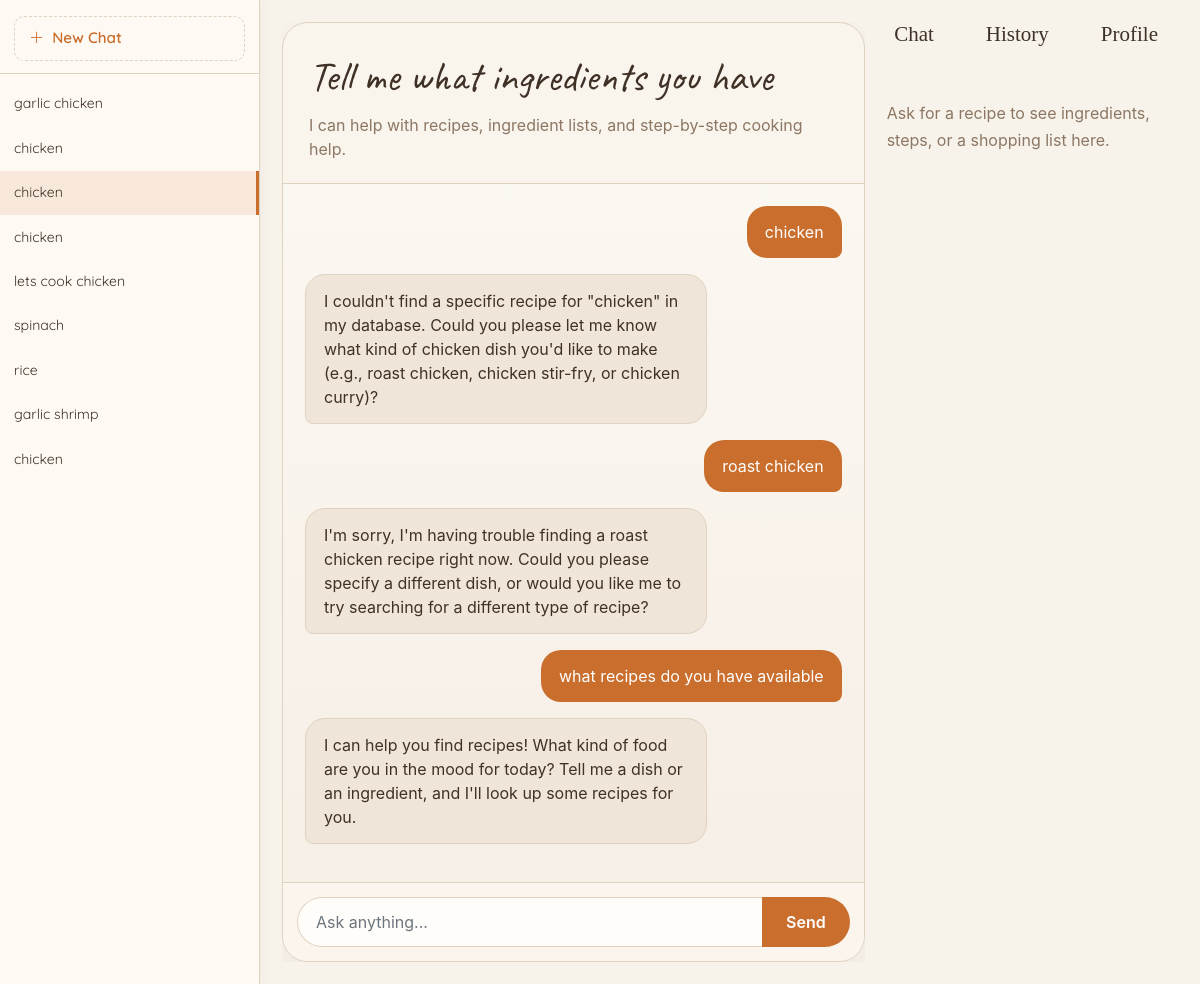
The page /chat/14/ (signed in) on the database its author committed.
### main/models.py (models this page shows, shortened)
class ChatConversation(models.Model):
    user = models.ForeignKey(
        User, on_delete=models.CASCADE, related_name="conversations"
    )
    title = models.CharField(max_length=255, blank=True, default="New Chat")
    artifact_content = models.TextField(blank=True, default="")
    started_at = models.DateTimeField(auto_now_add=True)
    updated_at = models.DateTimeField(auto_now=True)
    class Meta:
        ordering = ["-updated_at"]

class ChatMessage(models.Model):
    SENDER_CHOICES = {
        "B": "Bot",
        "U": "User",
    }
    conversation = models.ForeignKey(
        ChatConversation, on_delete=models.CASCADE, related_name="messages"
    )
    sender = models.CharField(max_length=1, choices=SENDER_CHOICES)
    content = models.TextField()
    sent_at = models.DateTimeField(auto_now_add=True)
    class Meta:
        ordering = ["sent_at"]

### main/views.py (the view)
# urls.py: path("chat/", views.chat_view, name="chat"),
def chat_view(request, conversation_id=None):
    context = {}
    if request.user.is_authenticated:
        conversations = ChatConversation.objects.filter(user=request.user)
        context["conversations"] = conversations
        if conversation_id:
            convo = get_object_or_404(
                ChatConversation, pk=conversation_id, user=request.user
            )
            context["active_conversation"] = convo
            context["active_messages"] = convo.messages.all()
    return render(request, "main/chat/chat.html", context)

### main/templates/main/chat/chat.html (shortened to what this page needs)
{% extends 'main/base/base.html' %}
{% load static %}
{% block content %}
<link rel="stylesheet" href="{% static 'chat.css' %}">
{% if user.is_authenticated %}
<div class="chat-layout">
  <aside id="sidebar" class="chat-sidebar">
    <div class="sidebar-header">
      <button id="newChatBtn" class="sidebar-new-btn" title="New chat">
        <i class="bi bi-plus-lg"></i> New Chat
      </button>
    </div>
    <div id="sidebarList" class="sidebar-list">
      {% for convo in conversations %}
        <div class="sidebar-item {% if active_conversation.id == convo.id %}active{% endif %}"
             data-id="{{ convo.id }}">
          <span class="sidebar-item-title">{{ convo.title }}</span>
        </div>
      {% endfor %}
    </div>
  </aside>
  <div class="chat-content">
    <div id="chatFull" class="chat-app-shell" {% if not active_conversation %}style="display:none;"{% endif %}>
      <div class="chat-grid">
        <section class="chat-main">
          <div class="chat-card">
            <div class="chat-card-header">
              <div class="chat-card-heading">Tell me what ingredients you have</div>
              <div class="chat-card-subheading">
                I can help with recipes, ingredient lists, and step-by-step cooking help.
              </div>
            </div>
            <div id="messages" class="chat-history" aria-live="polite">
              {% if active_messages %}
                {% for msg in active_messages %}
                  <div class="msg-row {% if msg.sender == 'U' %}user{% else %}bot{% endif %}">
                    <div class="msg-bubble {% if msg.sender == 'U' %}user{% else %}bot{% endif %}">{{ msg.content }}</div>
                  </div>
                {% endfor %}
              {% endif %}
            </div>
            <div class="chat-inputbar">
              <form id="chat-form" class="mb-0">
                <div class="input-group">
                  <input id="chat-input" class="form-control" type="text"
                         placeholder="Ask anything..." autocomplete="off" />
                  <div class="input-group-append">
                    <button id="sendBtn" class="btn btn-primary" type="submit">Send</button>
                  </div>
                </div>
              </form>
            </div>
          </div>
        </section>
        <aside class="artifact-side">
          <div class="artifact-panel">
            <div id="artifact-body" class="artifact-body">
              <div class="artifact-placeholder">
                Ask for a recipe to see ingredients, steps, or a shopping list here.
              </div>
            </div>
          </div>
        </aside>
      </div>
    </div>
  </div>
</div>
{% endif %}
{% endblock %}

### static/theme.css (style rules this page uses)
:root { --color-primary: #101010; --color-background: #ffffff; --color-text: #101010; --color-text-light: #ffffff; --color-shadow: rgba(0, 0, 0, 0.2); --font-family: 'Playfair Display', serif; --font-size-header: 70px; --font-size-base: 16px; --font-size-nav: 21px; --navbar-height: 60px; --border-radius: 10px; --transition-speed: 0.3s; }

### main/templates/main/base/static/base.css (style rules this page uses)
:root { --cook-navbar: #f4efe7; --cook-bg: #f7f2ea; --cook-border: #e3d8c8; --cook-text: #3f3126; --cook-muted: #8c7764; --cook-accent: #c96e2d; --cook-accent-dark: #ad5921; }
body { margin: 0; padding: 0; background: var(--cook-bg); }
html, body { height: 100%; }

### rows shown on the page
ChatConversation: title "garlic chicken"
ChatConversation: title "chicken"
ChatConversation: title "chicken"
ChatConversation: title "chicken"
ChatConversation: title "lets cook chicken"
ChatConversation: title "spinach"
ChatConversation: title "rice"
ChatConversation: title "garlic shrimp"
ChatConversation: title "chicken"
ChatMessage: content "chicken"
ChatMessage: content "I couldn't find a specific recipe for \"chicken\" in my database. Could you please let me know what kind of chicken dish you'd like to make (e.g., roast chicken, chicken stir-fry, or chicken curry)?"
ChatMessage: content "roast chicken"
ChatMessage: content "I'm sorry, I'm having trouble finding a roast chicken recipe right now. Could you please specify a different dish, or would you like me to try searching for a different type of recipe?"
ChatMessage: content "what recipes do you have available"
ChatMessage: content "I can help you find recipes! What kind of food are you in the mood for today? Tell me a dish or an ingredient, and I'll look up some recipes for you."
